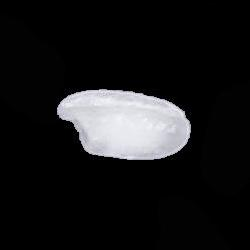
#> input picture dataset/arborio/Arborio (1).jpg, 250 x 250 px; its folder holds only this picture in this run
$ python -i app.py   (imports and definitions only)   (older library calls are emulated)
#> lines starting #> are read from the running program, lines starting #| are printed output that depends on the picture; after the words box and inside, x2 and y2 are one past the last pixel; in counts of white or black regions, pixels touching at a corner belong together
#> in ekstrak_fitur_gabungan, img is the input picture: shape (250, 250, 3); mean B, G, R 26, 25.1, 25.1
import os
import cv2
import numpy as np
import pandas as pd
import joblib
import base64
import re
import io
from PIL import Image
from skimage.feature import graycomatrix, graycoprops
from sklearn.model_selection import train_test_split
from sklearn.preprocessing import StandardScaler, LabelEncoder
from sklearn.ensemble import RandomForestClassifier
from sklearn.metrics import accuracy_score
from flask import Flask, request, render_template, jsonify


#Konfigurasi Path
DATASET_PATH = 'dataset/'
MODEL_PATH = 'model_rf.pkl'
SCALER_PATH = 'scaler.pkl'
ENCODER_PATH = 'label_encoder.pkl'

#Daftar nama untuk semua fitur
TEXTURE_FEATURES = ['contrast', 'dissimilarity', 'homogeneity', 'energy', 'correlation', 'ASM']
COLOR_FEATURES = ['hue_mean', 'hue_std', 'saturation_mean', 'saturation_std', 'value_mean', 'value_std']
ALL_FEATURES = TEXTURE_FEATURES + COLOR_FEATURES


#Key di sini (huruf kecil) harus sama persis dengan nama folder di dataset.
DESKRIPSI_BERAS = {
    "arborio": "Beras Arborio berasal dari Italia, memiliki bulir pendek dan kandungan pati tinggi. Sangat cocok untuk membuat risotto karena menghasilkan tekstur yang creamy.",
    "basmati": "Dikenal dengan aroma wanginya yang khas dan bulir yang panjang. Saat dimasak, nasi Basmati tidak lengket dan tetap terpisah. Ideal untuk biryani dan pilaf.",
    "ipsala": "Beras jenis ini populer di Turki, memiliki bulir sedang dan tekstur yang pulen setelah dimasak. Sering digunakan untuk hidangan nasi sehari-hari.",
    "jasmine": "Beras Jasmine dari Thailand memiliki aroma wangi pandan yang lembut. Teksturnya sedikit lengket dan lembut, cocok untuk hidangan Asia Tenggara.",
    "karacadag": "Beras unik dari daerah Karacadağ, Turki. Memiliki bulir yang lebih gelap dan rasa yang khas. Tahan terhadap kondisi kering saat ditanam.",
    "default": "Deskripsi untuk jenis beras ini belum tersedia."
}


def ekstrak_fitur_tekstur(image):
    gray = cv2.cvtColor(image, cv2.COLOR_BGR2GRAY)
    distances = [1, 3, 5]
    angles = [0, np.pi/4, np.pi/2, 3*np.pi/4]
    glcm = graycomatrix(gray, distances=distances, angles=angles, levels=256, symmetric=True, normed=True)
    return [np.mean(graycoprops(glcm, prop)) for prop in TEXTURE_FEATURES]

def ekstrak_fitur_warna(image):
    hsv_image = cv2.cvtColor(image, cv2.COLOR_BGR2HSV)
#> hsv_image: shape (250, 250, 3); mean H, S, V 16.7, 6.4, 26
    h, s, v = cv2.split(hsv_image)
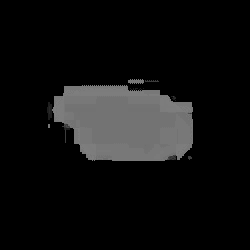
#> h: shape (250, 250); min 0, max 126, mean 16.7
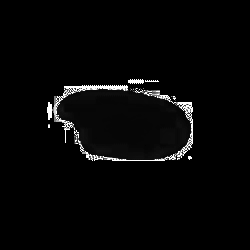
#> s: shape (250, 250); min 0, max 255, mean 6.4
    mask = cv2.cvtColor(image, cv2.COLOR_BGR2GRAY) > 0
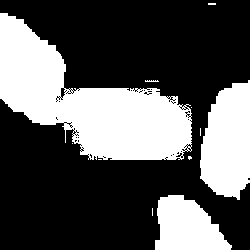
#> mask: shape (250, 250) bool; 33.9% white; 11 white regions (7 under 20 px), largest, box (x1, y1, x2, y2) and area: (0, 13, 192, 160) 13508, (200, 80, 250, 200) 4659, (155, 195, 232, 250) 2961, (145, 80, 159, 82) 21
    return [
        np.mean(h[mask]), np.std(h[mask]),
        np.mean(s[mask]), np.std(s[mask]),
        np.mean(v[mask]), np.std(v[mask])
    ]

def ekstrak_fitur_gabungan(path_gambar):
    try:
        img = cv2.imread(path_gambar)
        if img is None: return None
        return ekstrak_fitur_tekstur(img) + ekstrak_fitur_warna(img)
    except Exception as e:
        print(f"Error memproses gambar {path_gambar}: {e}")
        return None

# [47 lines left out: function latih_dan_simpan_model, not called in this run]

#Inisialiasi aplikasi flask dan model

# [15 lines not run here, left out]


#Routes dan fungsi prediksi

# [5 lines left out: function base64_to_cv2_image, not called in this run]

# [3 lines that did not run here, left out]

# [34 lines that did not run here, left out]

#Menjalankan Aplikasi

# [2 lines not run here, left out]

>>> result = ekstrak_fitur_gabungan('dataset/arborio/Arborio (1).jpg')
#> result = [396.9, 3.02, 0.867, 0.666, 0.958, 0.443, 45.46, 57.26, 10.89, 38.39, 76.64, 103.8]
